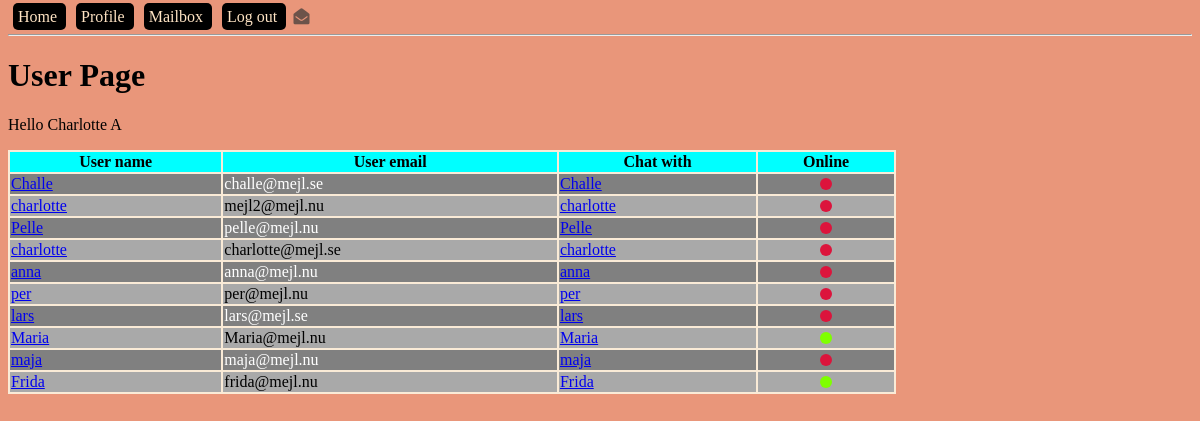
The page /profile (signed in) on the database its author committed.
### models.py (models this page shows, shortened)
class User(db.Model):
    id = db.Column(db.Integer, primary_key=True, autoincrement=True)
    name = db.Column(db.String(150))
    email = db.Column(db.String(150), unique=True) # Vill inte ha två användare med samma epost
    password = db.Column(db.String(100))
    admin = db.Column(db.BOOLEAN, default=False)
    online = db.Column(db.BOOLEAN, default=False)
    sent_messages = db.relationship('Message', backref='sender', lazy=True)
    recv_messages = db.relationship('Message', secondary=message_recv, lazy='subquery',
                                    backref=db.backref('receivers', lazy=True))

### blueprints/user/__init__.py (the view)
@bp_user.get('/profile')
@login_required # Begränsar åtkomst till profilen om man inte är inloggad
def user_get():
    users = get_all_but_current_user()
    return render_template("user.html", users=users)

### app.py (called while the page is built)
def create_app():
    app = Flask(__name__)
    app.config['SECRET_KEY'] = '123secret'
    app.config['SQLALCHEMY_TRACK_MODIFICATIONS'] = False
    app.config['SQLALCHEMY_DATABASE_URI'] = 'sqlite:///db.sqlite'
    db.init_app(app)
    login_manager = LoginManager()
    login_manager.init_app(app)
    @login_manager.user_loader
    def load_user(user_id):
        from models import User
        return User.query.filter_by(id=user_id).first()
    from blueprints.open import bp_open
    app.register_blueprint(bp_open)
    from blueprints.user import bp_user
    app.register_blueprint(bp_user)
    from blueprints.api import bp_api
    app.register_blueprint(bp_api, url_prefix='/api/v1.0')
    from blueprints.admin import bp_admin
    app.register_blueprint(bp_admin)
    from blueprints.ajax import bp_ajax
    app.register_blueprint(bp_ajax)
    return app

### controllers/user_controller.py (called while the page is built)
def get_all_but_current_user():
    from models import User
    user = current_user
    return User.query.filter(User.id != user.id).all()

### templates/user.html (shortened to what this page needs)
{% extends "base-template.html" %}
{% block content %}
    <h1 id="main-heading">User Page</h1>
    <p>Hello {{ current_user.name }}</p>
    <table>
    <tr>
        <th>User name</th>
        <th>User email</th>
        <th>Chat with</th>
        <th>Online</th>
    </tr>
        {% for user in users %}
            <tr>
                <td><a href="{{ url_for('bp_user.message_get', user_id=user.id) }}">{{ user.name }}</a></td>
                <td>{{ user.email }}</td>
                <td><a href="{{ url_for('bp_user.chat_get', user_id=user.id) }}">{{ user.name }}</a></td>
                <td class="center-content">
                    {% if user.online %}
                        <div class="circle online"></div>
                    {% else %}
                        <div class="circle offline"></div>
                    {% endif %}
                </td>
            </tr>
        {% endfor %}
    </table>
{% endblock %}

### static/css/main.css (style rules this page uses)
body { background-color: darksalmon; }
table { width: 75%; background-color: antiquewhite; }
th { background: aqua; }
tr:nth-child(odd) { background: darkgrey; }
tr:nth-child(even) { background: grey; color: white; }
.circle { margin: 0 auto; width: 12px; height: 12px; border-radius: 50%; }
.online { background: chartreuse; }
.offline { background: crimson; }

### rows shown on the page
User: name "Charlotte A"
User: name "Challe", email "challe@mejl.se"
User: name "charlotte", email "mejl2@mejl.nu"
User: name "Pelle", email "pelle@mejl.nu"
User: name "charlotte", email "charlotte@mejl.se"
User: name "anna", email "anna@mejl.nu"
User: name "per", email "per@mejl.nu"
User: name "lars", email "lars@mejl.se"
User: name "Maria", email "Maria@mejl.nu", online True (drawn)
User: name "maja", email "maja@mejl.nu"
User: name "Frida", email "frida@mejl.nu", online True (drawn)
